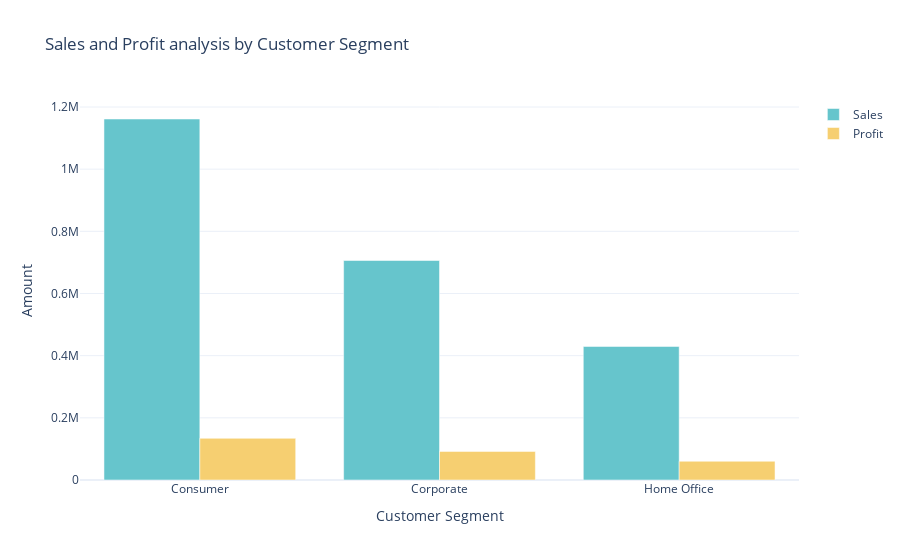

Notebook source saved alongside this figure:
### Markdown cell above
# sales and profit by customer-segment

### Code cell
customer_segment=df.groupby('Segment').agg({'Sales':'sum','Profit':'sum'}).reset_index()
color_palette=colors.qualitative.Pastel
fig=go.Figure()

fig.add_trace(go.Bar(x=customer_segment['Segment'],y=customer_segment['Sales'],name='Sales',marker_color=color_palette[0]))
fig.add_trace(go.Bar(x=customer_segment['Segment'],y=customer_segment['Profit'],name='Profit',marker_color=color_palette[1]))

fig.update_layout(title='Sales and Profit analysis by Customer Segment',xaxis_title='Customer Segment',yaxis_title='Amount')
fig.show()

### Figure 1 — Plotly figure (JSON) as saved in the notebook; plotly's stock layout.template omitted (floating-point values rounded to 4 significant figures)
{"data": [{"marker": {"color": "rgb(102, 197, 204)"}, "name": "Sales", "type": "bar", "x": ["Consumer", "Corporate", "Home Office"], "y": [1161000.0, 706100.0, 429700.0]}, {"marker": {"color": "rgb(246, 207, 113)"}, "name": "Profit", "type": "bar", "x": ["Consumer", "Corporate", "Home Office"], "y": [134100.0, 91980.0, 60300.0]}], "layout": {"title": {"text": "Sales and Profit analysis by Customer Segment"}, "xaxis": {"title": {"text": "Customer Segment"}}, "yaxis": {"title": {"text": "Amount"}}}}
